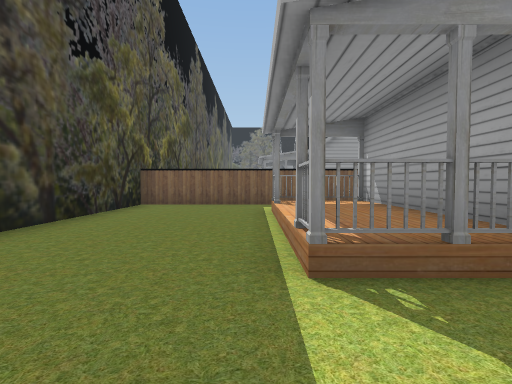
view 1 (above)

14 first-person views from a walk through a scene from a Unity 3-D project. The camera is 1.2 m above the floor, tilts 2° down and sees 85° across. Doors are open. The floor is counted in squares, 2 m on a side. Each view is taken from the middle of a square. On the plan, view 1 faces up. The plan holds only what a view shows up to about 9 squares ahead; the rest is blank. The place goes on beyond the plan. The player character is not drawn.

view 2
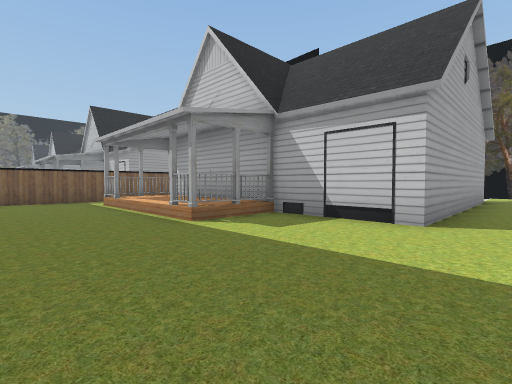

view 3
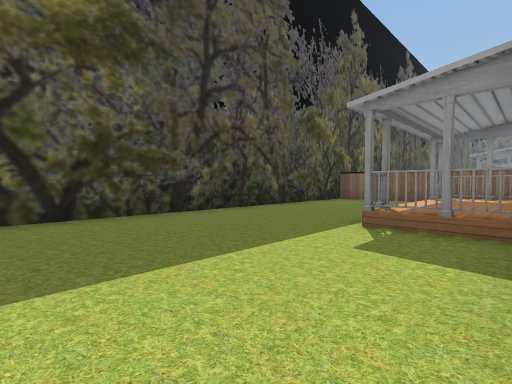

view 4
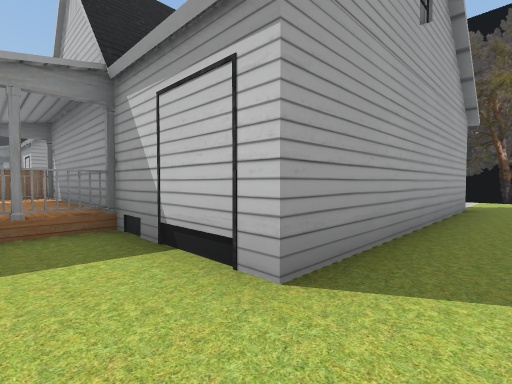

view 5
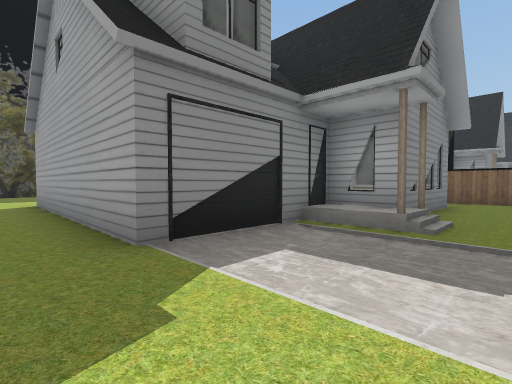

view 6
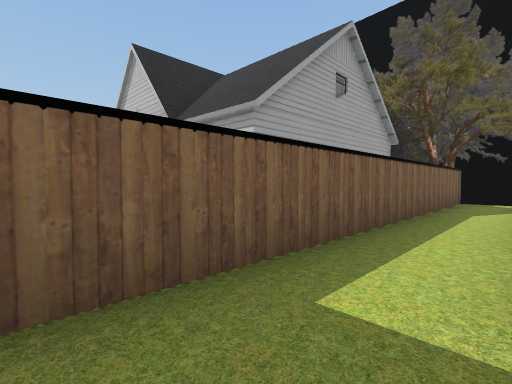

view 7
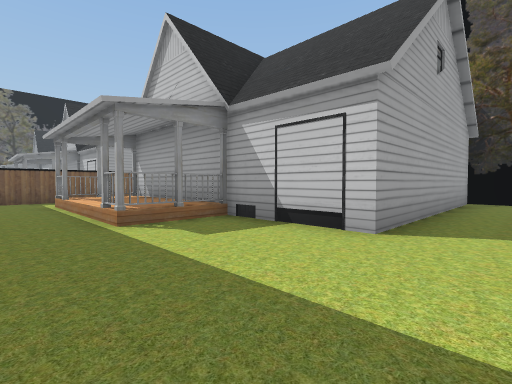

view 8
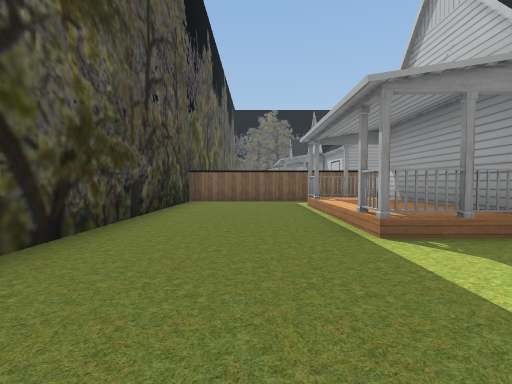

view 9
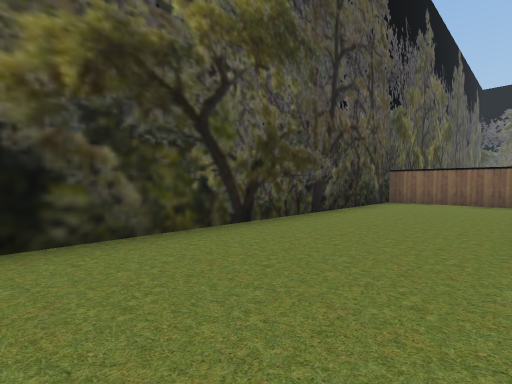

view 10
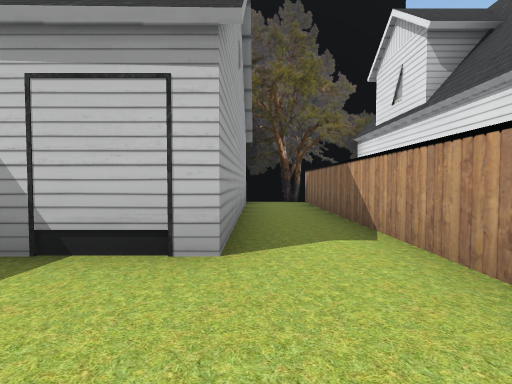

view 11
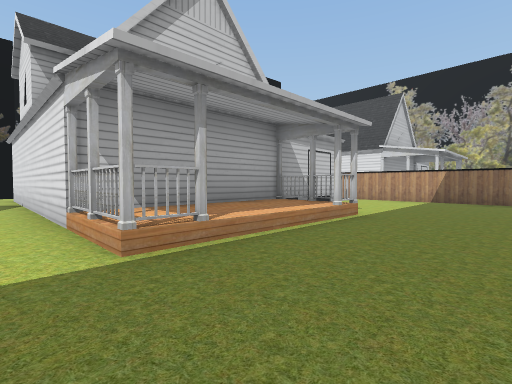

view 12
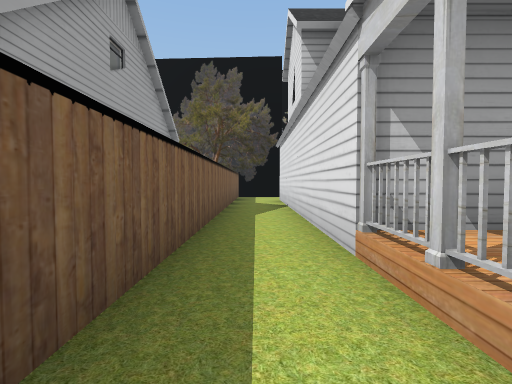

view 13
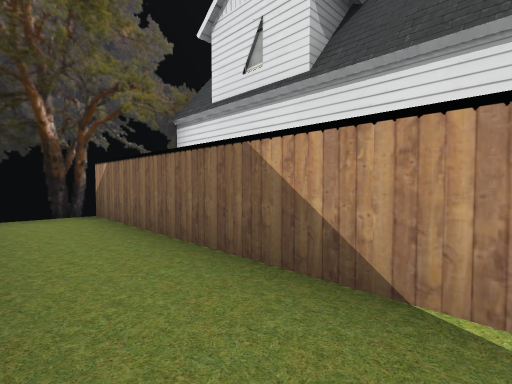

view 14
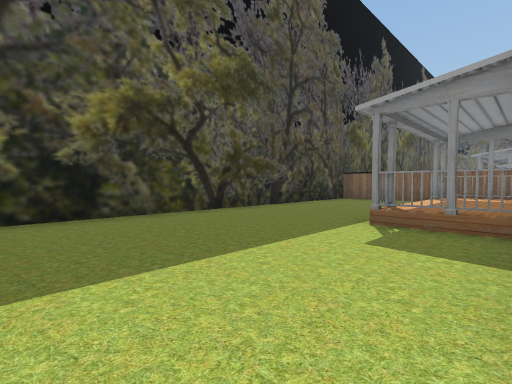

### Floor plan
Key: @ floor where view 1 was taken; # wall or solid block; . main floor; : floor 0.5 m higher than the main floor; / step, stairs or slope; O other object.
Columns run from 3 left of view 1 to 11 right of it. Each row starts with its distance up from view 1.
 20       OOOOOO
 19
 18 #############
 17 #............
 16 #...OO##OOO##
 15 #...
 14 #...
 13 #...
 12 #...OO
 11 #.....
 10 #.....
  9 #..........OO
  8 #...........O
  7 ###############
  6 #...OO  OOO #..
  5 #...       OO..
  4 #...        O..
  3 #...       OO..
  2 #...OO     O:/.
  1 #.....     O...
  0 #..@..     O...
 -1 #.....######...
 -2 #..............

Where each view was taken, in squares from view 1:
view 1: 0 up, 0 right, facing up
view 2: 2 down, 2 left, facing up-right
view 3: 2 down, 2 right, facing up-left
view 4: 2 down, 1 right, facing up-right
view 5: 2 down, 11 right, facing up-left
view 6: 6 up, 1 left, facing up-right
view 7: 8 up, 1 left, facing up-right
view 8: 9 up, 1 left, facing up
view 9: 9 up, 0 right, facing up-left
view 10: 9 up, 0 right, facing right
view 11: 17 up, 2 left, facing down-right
view 12: 17 up, 0 right, facing right
view 13: 9 up, 3 right, facing down-right
view 14: 8 up, 2 right, facing up-left
